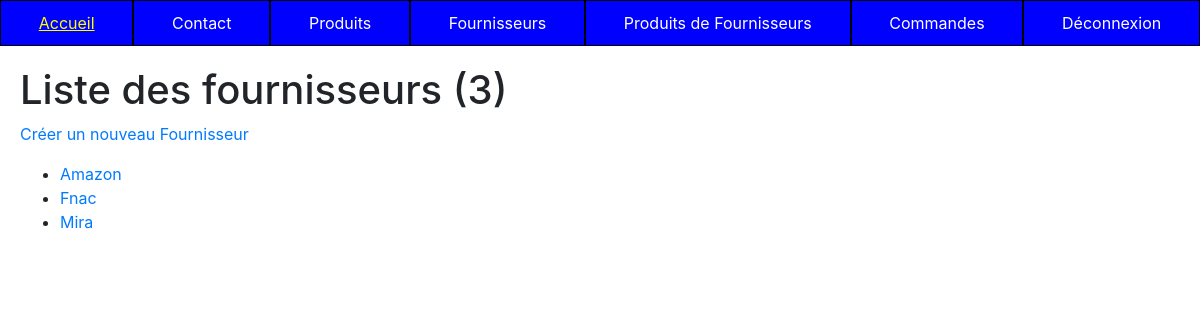
The page /appTp1/fournisseur/list (signed in) on the database its author committed.
### appTp1/models.py (models this page shows, shortened)
class Fournisseur(models.Model):
    class Meta:
        verbose_name = "Fournisseur"
    name               = models.CharField(max_length=100)

### appTp1/views.py (the view)
# urls.py: path('fournisseur/list', views.FournisseurListView.as_view(), name='fournisseurs'),
class FournisseurListView(ListView):
    model = Fournisseur
    template_name = "appTp1/list_fournisseurs.html"
    context_object_name = "fournisseurs"
    def get_queryset(self):
        return Fournisseur.objects.order_by('name')
    def get_context_data(self, **kwargs):
        context = super(FournisseurListView, self).get_context_data(**kwargs)
        context['titremenu'] = "Liste des fournisseurs"
        return context

### appTp1/templates/appTp1/list_fournisseurs.html (shortened to what this page needs)
{% extends 'appTp1/base.html' %}
{% block content %}
<h1>{{ titremenu }} ({{ fournisseurs | length }})</h1>
<p><a href="{% url 'fournisseur-add' %}">Créer un nouveau Fournisseur</a></p>
<ul>
    {% if fournisseurs|length == 0 %}
        <li>Aucun fournisseur</li>
    {% else %}
        {% for f in fournisseurs %}
            <li><a href="{% url 'fournisseur-detail' f.id %}">{{f.name}}</a></li>
        {% endfor %}
    {% endif %}
</ul>
{% endblock %}

### rows shown on the page
Fournisseur: name "Amazon"
Fournisseur: name "Fnac"
Fournisseur: name "Mira"

### other values the page prints
{{ titremenu }} "Liste des fournisseurs"
{{ fournisseurs | length }} "3"
